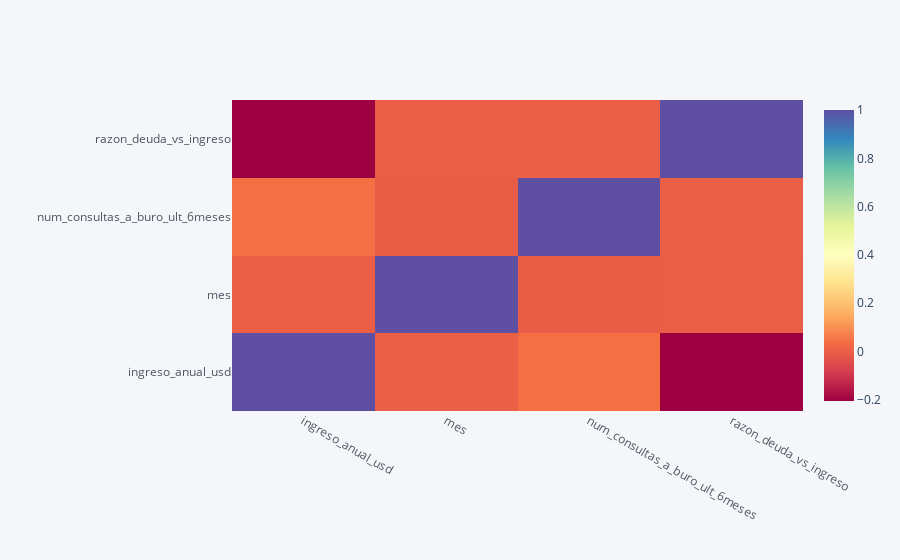

Notebook source saved alongside this figure:
### Code cell
#Variables que no tienen multicolinealidad
df[var_reduced].corr().iplot(kind="heatmap",colorscale='spectral')

### Figure 1 — Plotly figure (JSON) as saved in the notebook; plotly's stock layout.template omitted (floating-point values rounded to 4 significant figures)
{"data": [{"colorscale": [[0, "rgb(158,1,66)"], [0.1, "rgb(213,62,79)"], [0.2, "rgb(244,109,67)"], [0.3, "rgb(253,174,97)"], [0.4, "rgb(254,224,139)"], [0.5, "rgb(255,255,191)"], [0.6, "rgb(230,245,152)"], [0.7, "rgb(171,221,164)"], [0.8, "rgb(102,194,165)"], [0.9, "rgb(50,136,189)"], [1, "rgb(94,79,162)"]], "type": "heatmap", "x": ["ingreso_anual_usd", "mes", "num_consultas_a_buro_ult_6meses", "razon_deuda_vs_ingreso"], "y": ["ingreso_anual_usd", "mes", "num_consultas_a_buro_ult_6meses", "razon_deuda_vs_ingreso"], "z": [[1, 8.621e-05, 0.04048, -0.205], [8.621e-05, 1, -0.005759, -0.001246], [0.04048, -0.005759, 1, -0.0006336], [-0.205, -0.001246, -0.0006336, 1]], "zmax": 1, "zmin": -0.205}], "layout": {"legend": {"bgcolor": "#F5F6F9", "font": {"color": "#4D5663"}}, "paper_bgcolor": "#F5F6F9", "plot_bgcolor": "#F5F6F9", "title": {"font": {"color": "#4D5663"}}, "xaxis": {"gridcolor": "#E1E5ED", "showgrid": true, "tickfont": {"color": "#4D5663"}, "title": {"font": {"color": "#4D5663"}, "text": ""}, "zerolinecolor": "#E1E5ED"}, "yaxis": {"gridcolor": "#E1E5ED", "showgrid": true, "tickfont": {"color": "#4D5663"}, "title": {"font": {"color": "#4D5663"}, "text": ""}, "zerolinecolor": "#E1E5ED"}}}
